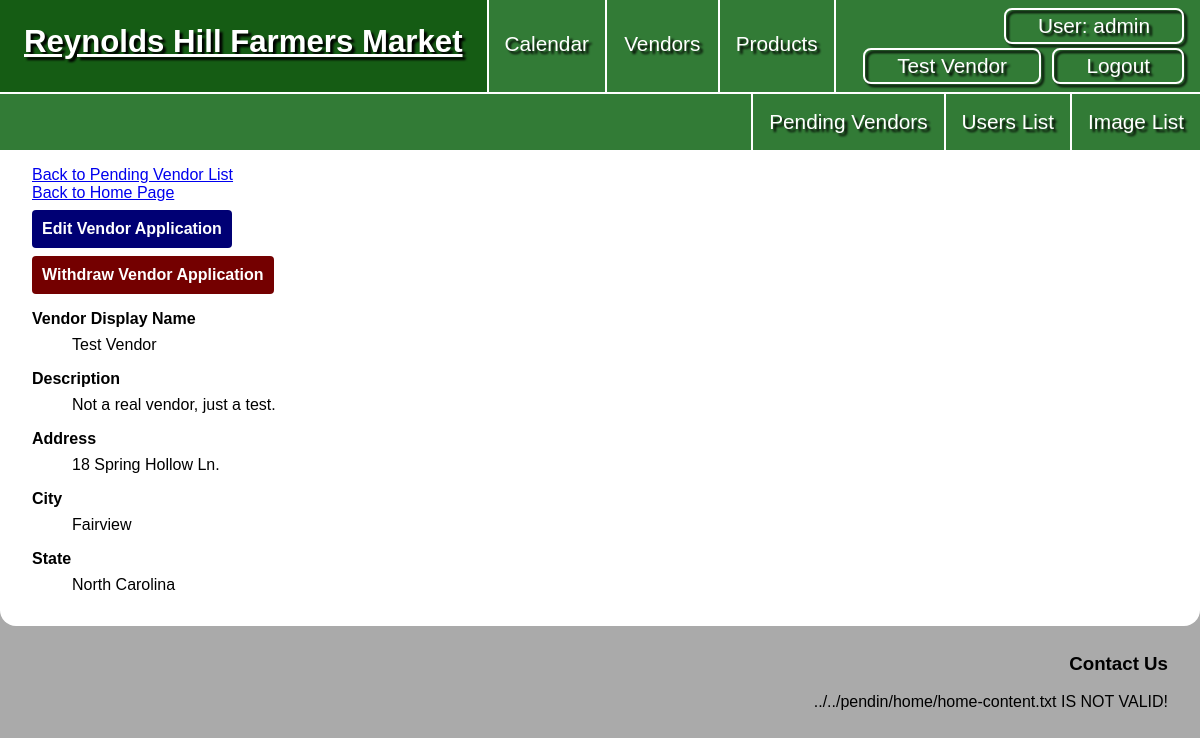
The page /pending_vendors/show.php?id=1 (signed in) on the database as committed earlier.
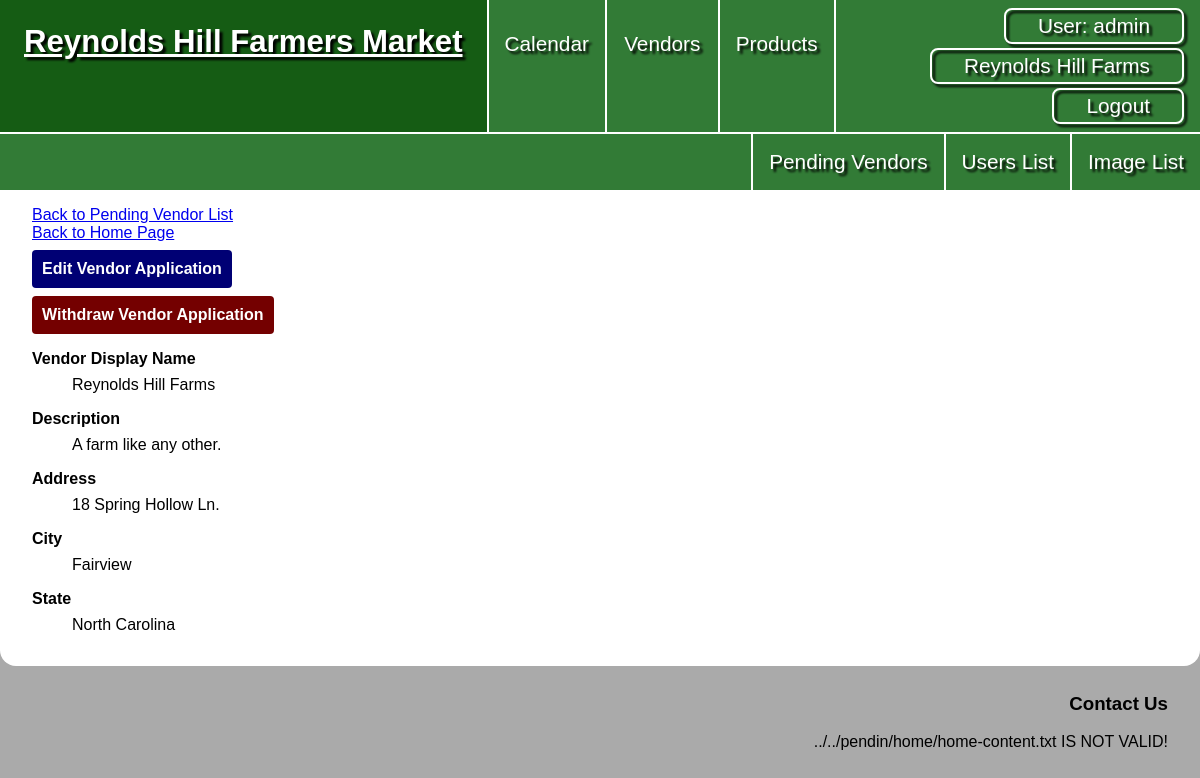
The same page on the database as committed later.
### tables this page shows
CREATE TABLE `vendors` (
  `vendor_id` int NOT NULL,
  `vd_user_id` int DEFAULT NULL,
  `vendor_display_name` varchar(50) NOT NULL,
  `vendor_desc` text NOT NULL,
  `address` varchar(255) NOT NULL,
  `city` varchar(255) NOT NULL,
  `vd_state_id` int NOT NULL,
  `zip` int NOT NULL,
  `is_pending` tinyint(1) NOT NULL
);

### private/functions.php (called while the page is built, shortened)
<?php
function url_for($script_path) {
  if($script_path[0] != '/') {
    $script_path = "/" . $script_path;
  }
  return WWW_ROOT . $script_path;
}
function h($string="") {
  return htmlspecialchars($string);
}
?>

### private/initialize.php (called while the page is built, shortened)
<?php
  require_once('functions.php');
  require_once('classes/Session.class.php');
  require_once('classes/DatabaseObject.class.php');
  require_once('classes/CalendarDate.class.php');
  require_once('classes/Product.class.php');
  require_once('classes/Vendor.class.php');
  require_once('classes/VendorInventory.class.php');
  $session = new Session;
?>

### private/classes/Session.class.php (called while the page is built, shortened)
<?php
class Session
{
  private $user_id;
  private $last_login;
  private $role;
  public $active_vendor_id;
  public function is_logged_in() {
    return isset($this->user_id) && $this->last_login_is_recent();
  }
  public function is_admin_logged_in() {
    return $this->is_logged_in() && ($this->role == 'a' || $this->role == 's');
  }
  public function has_vendor() {
    return isset($this->active_vendor_id);
  }
  private function check_stored_login() {
    if (isset($_SESSION['user_id'])) {
      $this->user_id = $_SESSION['user_id'];
      $this->last_login = $_SESSION['last_login'];
      $this->role = $_SESSION['role'];
      $this->active_vendor_id = $_SESSION['active_vendor_id'];
      $this->active_vendor_name = $_SESSION['active_vendor_name'];
      $this->is_pending = $_SESSION['is_pending'];
    }
  }
  private function last_login_is_recent() {
    if (!isset($this->last_login)) {
      return false;
    } else if (($this->last_login + self::MAX_LOGIN_AGE) < time()) {
      return false;
    } else {
      return true;
    }
  }
  public function get_user_id() {
    return $this->user_id;
  }
}

### private/classes/DatabaseObject.class.php (called while the page is built, shortened)
<?php
class DatabaseObject {
  static protected $database;
  static public function set_database($database) {
    self::$database = $database;
  }
  static public function find_by_sql($sql) {
    $result = self::$database->query($sql);
    $object_array = [];
    while($record = $result->fetch_assoc()) {
      $object_array[] = static::instantiate($record);
    }
    if(count($object_array) > 0){
      return $object_array;
    } else {
      return false;
    }
  }
  static protected function instantiate($record) {
    $object = new static;
    foreach($record as $property => $value) {
      if(property_exists($object, $property)) {
        $object->$property = $value;
      }
    }
    return $object;
  }
}
?>

### private/classes/Vendor.class.php (called while the page is built, shortened)
<?php
class Vendor extends DatabaseObject
{
  static protected $table_name = 'vendors';
  public $vendor_id;
  public $vd_state_id;
  public function __construct($args = [])
  {
    $this->vd_state_id = $args['vd_state_id'] ?? '';
  }
  public function populate_state()
  {
    $sql = "SELECT state_name ";
    $sql .= "FROM states ";
    $sql .= "WHERE state_id = " . $this->vd_state_id . ";";
    $result = self::$database->query($sql);
  }
  public function populate_phones()
  {
    $sql = "SELECT phone_id, phone_number, phone_type ";
    $sql .= "FROM phone_numbers ";
    $sql .= "WHERE ph_vendor_id =" . $this->vendor_id . ";";
    $result = self::$database->query($sql);
    while ($row = $result->fetch_assoc()) {
      foreach ($row as $property => $value) {
        if ($property === 'phone_id') {
          $phone_id = $value;
        } elseif ($property === 'phone_number') {
          $phone_number = $value;
        } elseif ($property === 'phone_type') {
          $phone_type = $value;
        }
      }
    }
  }
  public function populate_dates()
  {
    $this->listed_dates = CalendarDate::find_by_vendor($this->vendor_id);
  }
  public function populate_inventory()
  {
    $this->vendor_inventory = VendorInventory::find_by_vendor($this->vendor_id);
  }
  static public function populate_full($vendor_id)
  {
    $sql = "SELECT * FROM " . static::$table_name . " ";
    $sql .= "WHERE vendor_id = " . $vendor_id . ";";
    $vendor_object = static::find_by_sql($sql)[0];
    $vendor_object->populate_state();
    $vendor_object->populate_phones();
    $vendor_object->populate_inventory();
    $vendor_object->populate_dates();
    return $vendor_object;
  }
}

### private/classes/VendorInventory.class.php (called while the page is built, shortened)
<?php
class VendorInventory extends DatabaseObject {
  static protected $table_name = 'vendor_inventory';
  public $inv_product_id;
  public function populate_product(){
    $this->product = Product::find_by_id($this->inv_product_id);
  }
  static public function find_by_vendor($vendor_id){
    $sql = "SELECT * FROM " . static::$table_name . " ";
    $sql .= "WHERE inv_vendor_id = '" . $vendor_id . "';";
    $obj_array = static::find_by_sql($sql);
    if(!empty($obj_array)) {
      foreach($obj_array as $vendorInventory){
        $vendorInventory->populate_product();
      }
      return $obj_array;
    } else {
      return false;
    }
  }
}
?>

### private/classes/Product.class.php (called while the page is built, shortened)
<?php
class Product extends DatabaseObject {
  static public function find_by_id($product_id) {
    $sql = "SELECT p.product_id, p.prd_category_id, c.category_name, p.product_name ";
    $sql .= "FROM products p, product_categories c ";
    $sql .= "WHERE p.prd_category_id = c.category_id ";
    $sql .= "AND p.product_id = '" . $product_id . "';";
    $result = static::find_by_sql($sql);
    if($result){
      return $result[0];
    } else {
      return false;
    }
  }
}
?>

### private/classes/CalendarDate.class.php (called while the page is built, shortened)
<?php
class CalendarDate extends DatabaseObject {
  static public function find_date_by_sql($sql) {
    $result = self::$database->query($sql);
    $object_array = [];
    while($row = $result->fetch_assoc()) {
      $object = new static;
      foreach($row as $property => $value) {
        if(property_exists($object, $property)) {
          $object->$property = $value;
        }
      }
    $object_array[$object->calendar_id] = $object;
    }
    return $object_array;
  }
  static public function find_by_vendor($vendor_id) {
    $sql = "SELECT c.calendar_id, c.date ";
    $sql .= "FROM calendar c, calendar_listing li ";
    $sql .= "WHERE c.calendar_id = li.li_calendar_id ";
    $sql .= "AND li.li_vendor_id = " . $vendor_id . " ";
    $sql .= "AND c.date >= '" . date("Y-m-d") . "';";
    return static::find_date_by_sql($sql);
  }
}
?>

### public/pending_vendors/show.php (the view, shortened to what the changed rows need)
<?php require_once('../../private/initialize.php'); ?>
<?php
$vendor_id = h($_GET['id']);
$vendor = Vendor::populate_full($vendor_id);
?>
<?php include(SHARED_PATH . '/public_header.php'); ?>
<main class="show">
  <?php
  if ($session->is_admin_logged_in()) { ?>
    <a href="<?php echo url_for('/pending_vendors/list.php') ?>">Back to Pending Vendor List</a><br>
  <?php
  }
  ?>
  <dl>
    <dt>Vendor Display Name</dt>
    <dd><?php echo $vendor->vendor_display_name ?></dd>
    <dt>Description</dt>
    <dd><?php echo $vendor->vendor_desc ?></dd>
    <dt>Address</dt>
    <dd><?php echo $vendor->address ?></dd>
    <dt>City</dt>
    <dd><?php echo $vendor->city ?></dd>
    <dt>State</dt>
    <dd><?php echo $vendor->state ?></dd>
</main>
<?php include(SHARED_PATH . '/public_footer.php'); ?>

### private/shared/public_header.php (shortened to what the changed rows need)
<!DOCTYPE html>
<html lang="en">
<head>
  <link rel="stylesheet" href="<?php echo url_for("/css/styles.css"); ?>">
</head>
<body>
  <div id="wrapper">
    <header>
      <nav>
        <a href="<?php echo url_for('/index.php') ?>">
          <h1>Reynolds Hill Farmers Market</h1>
        </a>
        <ul>
          <?php
          if ($session->is_logged_in()) { ?>
            <li id="logged-in">
              <a href="<?php echo url_for('/users/show.php?id=' . $session->get_user_id()); ?>"><span>User: <?php echo $session->display_name; ?></span></a>
              <?php
                if($session->has_vendor() && !$session->is_pending ){
                  echo '<a href="' . url_for('/vendors/user_view.php?id=' . $session->active_vendor_id) . '">' . $session->active_vendor_name . '</a>';
                }
              ?>
              <a href="<?php echo url_for('/logout.php'); ?>">Logout</a>
            </li>
          <?php }
          else { ?>
            <li><a href="<?php echo url_for('/signup.php') ?>">Become a Vendor</a></li>
            <li><a href="<?php echo url_for('/login.php') ?>">Login</a></li>
          <?php } ?>
        </ul>
      </nav>
    </header>

Rows that differ between the two databases and show on the page:
changed vendors "18 Spring Hollow Ln.": vendor_display_name "Test Vendor" → "Reynolds Hill Farms"; vendor_desc "Not a real vendor, just a test." → "A farm like any other."
